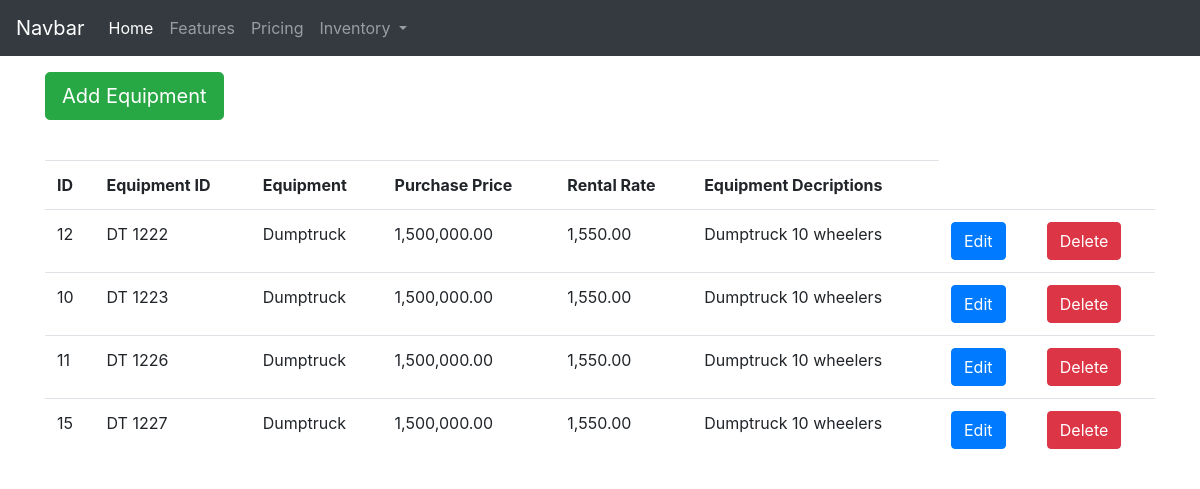
/equipment_list/, run on an earlier commit of the app's database.
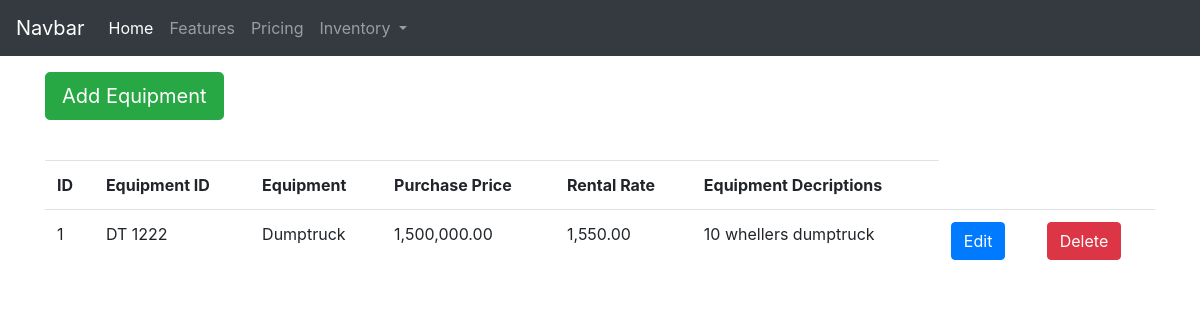
And on a later commit of the database.
### inventory_management/models.py (models this page shows, shortened)
class equipment(models.Model):
    equipment_id = models.CharField(max_length=100,
                                blank=True, null=True)
    equipment_name = models.CharField(max_length=100)
    purchase_value = models.DecimalField(max_digits=19,decimal_places=2,null=True, blank=True)
    rental_rate = models.DecimalField(max_digits=19,decimal_places=2,null=True, blank=True)
    equipment_descriptions = models.CharField(max_length=250)
    update = models.DateTimeField(auto_now=True)
    created = models.DateTimeField(auto_now_add=True)
    class Meta:
        ordering = ['equipment_name']
        db_table = 'equipment_db'

### inventory_management/views.py (the view)
# urls.py: path('equipment_list/', views.get_equipment_list, name="equipment_list"),
def get_equipment_list(request):
    context = {
        'sequenceList': equipment.objects.order_by('equipment_id')
    }
    return render(request, "equipment_list.html", context)

### inventory_management/templates/equipment_list.html (shortened to what this page needs)
{% extends 'base.html' %}
{% block content %}
<body>
    <div  class="container mt-3">
        <button class="btn btn-success btn-lg " data-toggle="modal" data-target="#modalForm">
            Add Equipment
        </button>
    </div><br>
    <div>
    <form class="form">
        <div class="container mt-3">
            <table class="table table-borderless">
                <thead class="border-bottom font-weight-bold">
                        <td>ID</td>
                        <td>Equipment ID</td>
                        <td>Equipment</td>
                        <td>Purchase Price</td>
                        <td>Rental Rate</td>
                        <td>Equipment Decriptions</td>
                </thead>
                <tbody>
                    {% for list in sequenceList%}
                        <tr>
                            <td>{{list.id}}</td>
                            <td>{{list.equipment_id}}</td>
                            <td>{{list.equipment_name}}</td>
                            <td>{{list.purchase_value}}</td>
                            <td>{{list.rental_rate}}</td>
                            <td>{{list.equipment_descriptions}}</td>
                            <td>
                                <a href=""
                                <button type="button" class="btn btn-primary">
                                 Edit</button></a>
                            </td>
                            <td>
                                <a href="{% url 'equipmentDelete' list.id%}"method="POST">
                                    <button type="button" class="btn btn-danger"> Delete</button>
                                </a>
                            </td>
                        </tr>
                    {% endfor %}
                </tbody>
            </table>
        </div>
    </form>
</body>
{% endblock %}

What changed in the data, as far as the page shows it:
removed equipment: id "12", equipment_id "DT 1222", equipment_name "Dumptruck", purchase_value "1,500,000.00", rental_rate "1,550.00", equipment_descriptions "Dumptruck 10 wheelers"
removed equipment: id "10", equipment_id "DT 1223", equipment_name "Dumptruck", purchase_value "1,500,000.00", rental_rate "1,550.00", equipment_descriptions "Dumptruck 10 wheelers"
removed equipment: id "11", equipment_id "DT 1226", equipment_name "Dumptruck", purchase_value "1,500,000.00", rental_rate "1,550.00", equipment_descriptions "Dumptruck 10 wheelers"
removed equipment: id "15", equipment_id "DT 1227", equipment_name "Dumptruck", purchase_value "1,500,000.00", rental_rate "1,550.00", equipment_descriptions "Dumptruck 10 wheelers"
added equipment: id "1", equipment_id "DT 1222", equipment_name "Dumptruck", purchase_value "1,500,000.00", rental_rate "1,550.00", equipment_descriptions "10 whellers dumptruck"
